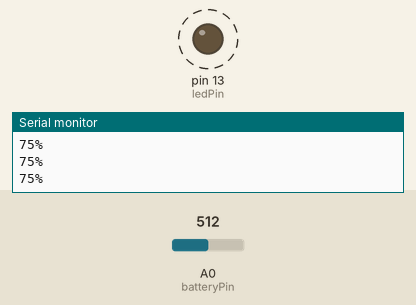
Recording of a sketch running on a simulated Arduino Uno, built with avr-gcc and run on an emulated ATmega328P. Parts: output pins drawn as LEDs (lit = HIGH), the last lines printed to the serial monitor. Dashed ring = blinking. The inputs (shaded band) are chosen by the test bench; at power-on: A0 (batteryPin) = 512.

Above: at 1.08 s.
1.3 s: A0 (batteryPin) set to 532
4.3 s: A0 (batteryPin) set to 564
At 4.3 s:
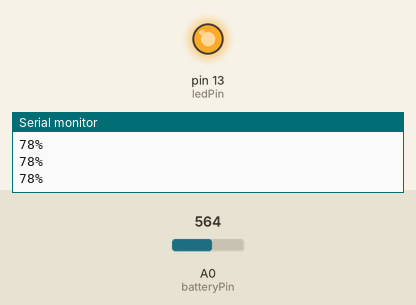
5.8 s: A0 (batteryPin) set to 540
At 5.89 s:
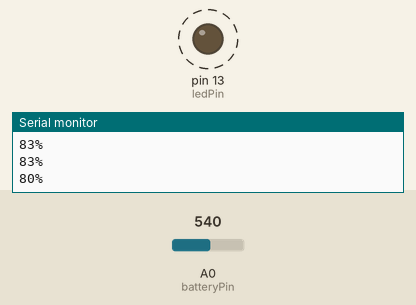
Timing chart, 0 to 14.8 s (numbered marks = the images above; inputs shaded):
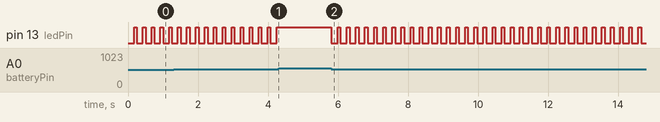

Measured:
- the behaviour switches between 549 and 550 on A0 (batteryPin) (found by bisection; images 0 and 1)
- after the input at 4.3 s, pin 13 (ledPin): stops changing and stays HIGH
- after the input at 5.8 s, pin 13 (ledPin): alternates HIGH for 0.08 s and LOW for 0.18 s, starting at once
- by itself, pin 13 (ledPin): alternates HIGH for 0.08 s and LOW for 0.18 s

The sketch:

batteryReadVoltage-3VbatteryLevelChecker.ino
```cpp
int batteryPin = A0;
int ledPin = 13;
int threshold = 550;


/*
 *  5.0V   -- 1023
 *  3.3V -- 675
 *  2.7V -- 550
 */

void setup() {
  Serial.begin(9600);
  pinMode(ledPin,OUTPUT);
  digitalWrite(ledPin,HIGH);
}

void loop() {

    int value = analogRead(batteryPin);

    int batteryLevel = map(value,0,675,0,100);

    Serial.print(batteryLevel);
    Serial.println("%");

    if (value < threshold){
      digitalWrite(ledPin,LOW);
      delay(100+batteryLevel);
      digitalWrite(ledPin,HIGH);
      delay(batteryLevel);


    }

}
```
